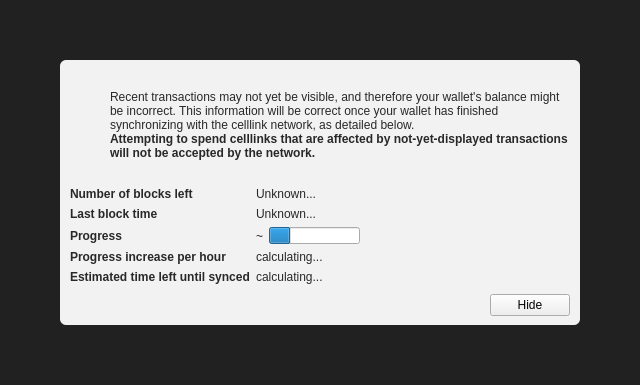
<?xml version="1.0" encoding="UTF-8"?>
<ui version="4.0">
 <class>ModalOverlay</class>
 <widget class="ModalOverlay" name="ModalOverlay">
  <property name="geometry">
   <rect>
    <x>0</x>
    <y>0</y>
    <width>640</width>
    <height>385</height>
   </rect>
  </property>
  <property name="windowTitle">
   <string>Form</string>
  </property>
  <layout class="QVBoxLayout" name="verticalLayout" stretch="0">
   <property name="sizeConstraint">
    <enum>QLayout::SetDefaultConstraint</enum>
   </property>
   <property name="leftMargin">
    <number>0</number>
   </property>
   <property name="topMargin">
    <number>0</number>
   </property>
   <property name="rightMargin">
    <number>0</number>
   </property>
   <property name="bottomMargin">
    <number>0</number>
   </property>
   <item>
    <widget class="QWidget" name="bgWidget" native="true">
     <property name="styleSheet">
      <string notr="true">#bgWidget { background: rgba(0,0,0,220); }</string>
     </property>
     <layout class="QVBoxLayout" name="verticalLayoutMain" stretch="1">
      <property name="leftMargin">
       <number>60</number>
      </property>
      <property name="topMargin">
       <number>60</number>
      </property>
      <property name="rightMargin">
       <number>60</number>
      </property>
      <property name="bottomMargin">
       <number>60</number>
      </property>
      <item>
       <widget class="QWidget" name="contentWidget" native="true">
        <property name="styleSheet">
         <string notr="true">#contentWidget { background: rgba(255,255,255,240); border-radius: 6px; }

QLabel { color: rgb(40,40,40);  }</string>
        </property>
        <layout class="QVBoxLayout" name="verticalLayoutSub" stretch="1,0,0,0">
         <property name="spacing">
          <number>0</number>
         </property>
         <property name="leftMargin">
          <number>10</number>
         </property>
         <property name="topMargin">
          <number>10</number>
         </property>
         <property name="rightMargin">
          <number>10</number>
         </property>
         <property name="bottomMargin">
          <number>10</number>
         </property>
         <item>
          <layout class="QHBoxLayout" name="horizontalLayoutIconText" stretch="0,1">
           <property name="topMargin">
            <number>20</number>
           </property>
           <item>
            <layout class="QVBoxLayout" name="verticalLayoutIcon">
             <property name="leftMargin">
              <number>0</number>
             </property>
             <item>
              <widget class="QPushButton" name="warningIcon">
               <property name="enabled">
                <bool>false</bool>
               </property>
               <property name="text">
                <string/>
               </property>
               <property name="icon">
                <iconset>
                 <normaloff>:/icons/warning</normaloff>
                 <disabledoff>:/icons/warning</disabledoff>:/icons/warning</iconset>
               </property>
               <property name="iconSize">
                <size>
                 <width>48</width>
                 <height>48</height>
                </size>
               </property>
               <property name="flat">
                <bool>true</bool>
               </property>
              </widget>
             </item>
             <item>
              <spacer name="verticalSpacerWarningIcon">
               <property name="orientation">
                <enum>Qt::Vertical</enum>
               </property>
               <property name="sizeHint" stdset="0">
                <size>
                 <width>20</width>
                 <height>40</height>
                </size>
               </property>
              </spacer>
             </item>
            </layout>
           </item>
           <item>
            <layout class="QVBoxLayout" name="verticalLayoutInfoText">
             <property name="leftMargin">
              <number>0</number>
             </property>
             <property name="topMargin">
              <number>0</number>
             </property>
             <item>
              <widget class="QLabel" name="infoText">
               <property name="text">
                <string>Recent transactions may not yet be visible, and therefore your wallet's balance might be incorrect. This information will be correct once your wallet has finished synchronizing with the celllink network, as detailed below.</string>
               </property>
               <property name="textFormat">
                <enum>Qt::RichText</enum>
               </property>
               <property name="wordWrap">
                <bool>true</bool>
               </property>
              </widget>
             </item>
             <item>
              <widget class="QLabel" name="infoTextStrong">
               <property name="font">
                <font>
                 <weight>75</weight>
                 <bold>true</bold>
                </font>
               </property>
               <property name="text">
                <string>Attempting to spend celllinks that are affected by not-yet-displayed transactions will not be accepted by the network.</string>
               </property>
               <property name="textFormat">
                <enum>Qt::RichText</enum>
               </property>
               <property name="wordWrap">
                <bool>true</bool>
               </property>
              </widget>
             </item>
             <item>
              <spacer name="verticalSpacerInTextSpace">
               <property name="orientation">
                <enum>Qt::Vertical</enum>
               </property>
               <property name="sizeHint" stdset="0">
                <size>
                 <width>20</width>
                 <height>40</height>
                </size>
               </property>
              </spacer>
             </item>
            </layout>
           </item>
          </layout>
         </item>
         <item>
          <spacer name="verticalSpacerAfterText">
           <property name="orientation">
            <enum>Qt::Vertical</enum>
           </property>
           <property name="sizeHint" stdset="0">
            <size>
             <width>20</width>
             <height>40</height>
            </size>
           </property>
          </spacer>
         </item>
         <item>
          <layout class="QFormLayout" name="formLayout">
           <property name="fieldGrowthPolicy">
            <enum>QFormLayout::FieldsStayAtSizeHint</enum>
           </property>
           <property name="horizontalSpacing">
            <number>6</number>
           </property>
           <property name="verticalSpacing">
            <number>6</number>
           </property>
           <property name="topMargin">
            <number>10</number>
           </property>
           <item row="0" column="0">
            <widget class="QLabel" name="labelNumberOfBlocksLeft">
             <property name="font">
              <font>
               <weight>75</weight>
               <bold>true</bold>
              </font>
             </property>
             <property name="text">
              <string>Number of blocks left</string>
             </property>
            </widget>
           </item>
           <item row="0" column="1">
            <widget class="QLabel" name="numberOfBlocksLeft">
             <property name="text">
              <string>Unknown...</string>
             </property>
            </widget>
           </item>
           <item row="1" column="0">
            <widget class="QLabel" name="labelLastBlockTime">
             <property name="font">
              <font>
               <weight>75</weight>
               <bold>true</bold>
              </font>
             </property>
             <property name="text">
              <string>Last block time</string>
             </property>
            </widget>
           </item>
           <item row="1" column="1">
            <widget class="QLabel" name="newestBlockDate">
             <property name="sizePolicy">
              <sizepolicy hsizetype="Maximum" vsizetype="Preferred">
               <horstretch>0</horstretch>
               <verstretch>0</verstretch>
              </sizepolicy>
             </property>
             <property name="text">
              <string>Unknown...</string>
             </property>
            </widget>
           </item>
           <item row="2" column="0">
            <widget class="QLabel" name="labelSyncDone">
             <property name="font">
              <font>
               <weight>75</weight>
               <bold>true</bold>
              </font>
             </property>
             <property name="text">
              <string>Progress</string>
             </property>
            </widget>
           </item>
           <item row="2" column="1">
            <layout class="QHBoxLayout" name="horizontalLayoutSync" stretch="0,1">
             <item>
              <widget class="QLabel" name="percentageProgress">
               <property name="text">
                <string notr="true">~</string>
               </property>
              </widget>
             </item>
             <item>
              <widget class="QProgressBar" name="progressBar">
               <property name="value">
                <number>24</number>
               </property>
               <property name="format">
                <string/>
               </property>
              </widget>
             </item>
            </layout>
           </item>
           <item row="4" column="0">
            <widget class="QLabel" name="labelProgressIncrease">
             <property name="font">
              <font>
               <weight>75</weight>
               <bold>true</bold>
              </font>
             </property>
             <property name="text">
              <string>Progress increase per hour</string>
             </property>
            </widget>
           </item>
           <item row="4" column="1">
            <widget class="QLabel" name="progressIncreasePerH">
             <property name="text">
              <string>calculating...</string>
             </property>
            </widget>
           </item>
           <item row="5" column="0">
            <widget class="QLabel" name="labelEstimatedTimeLeft">
             <property name="font">
              <font>
               <weight>75</weight>
               <bold>true</bold>
              </font>
             </property>
             <property name="text">
              <string>Estimated time left until synced</string>
             </property>
            </widget>
           </item>
           <item row="5" column="1">
            <widget class="QLabel" name="expectedTimeLeft">
             <property name="text">
              <string>calculating...</string>
             </property>
            </widget>
           </item>
          </layout>
         </item>
         <item>
          <layout class="QHBoxLayout" name="horizontalLayoutButtons">
           <property name="leftMargin">
            <number>10</number>
           </property>
           <property name="topMargin">
            <number>10</number>
           </property>
           <item>
            <spacer name="horizontalSpacer">
             <property name="orientation">
              <enum>Qt::Horizontal</enum>
             </property>
             <property name="sizeHint" stdset="0">
              <size>
               <width>40</width>
               <height>20</height>
              </size>
             </property>
            </spacer>
           </item>
           <item>
            <widget class="QPushButton" name="closeButton">
             <property name="text">
              <string>Hide</string>
             </property>
            </widget>
           </item>
          </layout>
         </item>
        </layout>
       </widget>
      </item>
     </layout>
    </widget>
   </item>
  </layout>
 </widget>
 <customwidgets>
  <customwidget>
   <class>ModalOverlay</class>
   <extends>QWidget</extends>
   <header>modaloverlay.h</header>
   <container>1</container>
  </customwidget>
 </customwidgets>
 <resources/>
 <connections/>
</ui>
